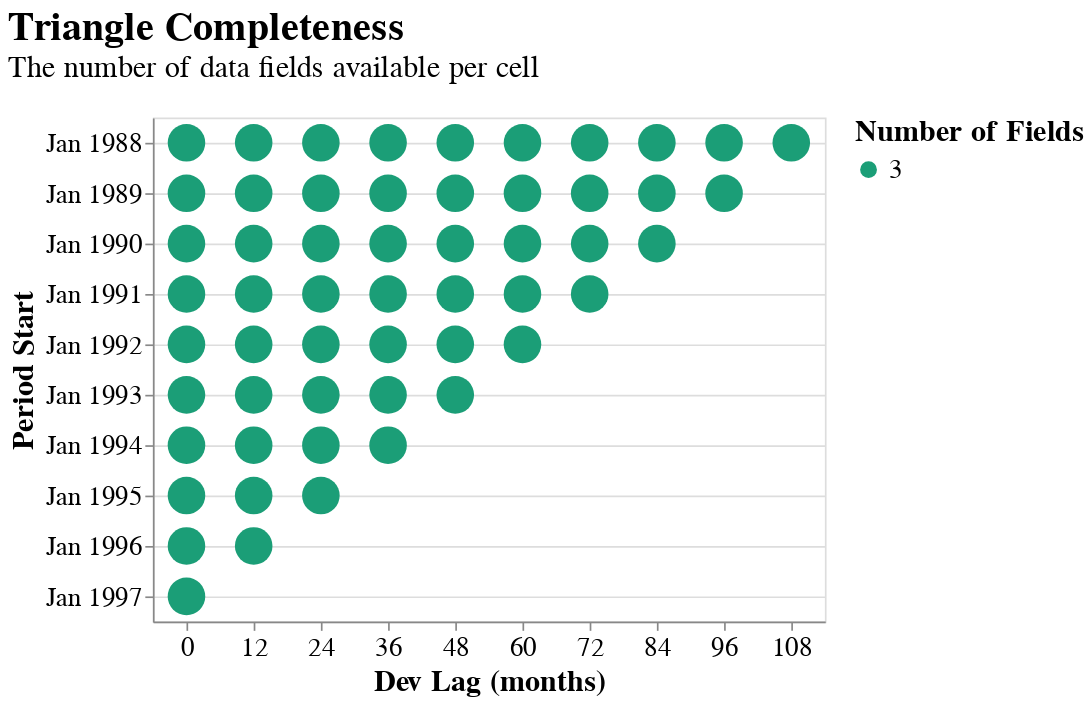

Source (notebook cell):
### Markdown cell above
### Clipping

### Code cell
dev_tri = meyers.clip(max_eval=date(1997, 12, 31))
dev_tri.plot_data_completeness()

### Figure 1 — Vega-Lite specification as saved in the notebook (floating-point values rounded to 4 significant figures)
{"autosize": {"contains": "content", "resize": true}, "config": {"style": {"group-title": {"fontSize": 24}, "group-subtitle": {"fontSize": 18}, "guide-label": {"fontSize": 16, "font": "sans-serif"}, "guide-title": {"fontSize": 18, "font": "sans-serif"}}, "mark": {"color": "#1f8fff"}, "title": {"anchor": "start", "offset": 20}, "legend": {"orient": "right", "titleAnchor": "start", "layout": {"direction": "vertical"}, "labelFontSize": 16.0, "titleFontSize": 18.0}, "axis": {"labelFontSize": 16.0, "titleFontSize": 18.0}}, "data": {"values": [{"period_start": "1988-01-01T00:00:00", "period_end": "1988-12-31T00:00:00", "evaluation_date": "1988-12-31T00:00:00", "dev_lag": 0.0, "Number of Fields": 3, "Fields": "Paid Loss ($952,000), Reported Loss ($1,722,000), Earned Premium ($5,812,000)"}, {"period_start": "1988-01-01T00:00:00", "period_end": "1988-12-31T00:00:00", "evaluation_date": "1989-12-31T00:00:00", "dev_lag": 12.0, "Number of Fields": 3, "Fields": "Paid Loss ($1,529,000), Reported Loss ($3,830,000), Earned Premium ($5,812,000)"}, {"period_start": "1988-01-01T00:00:00", "period_end": "1988-12-31T00:00:00", "evaluation_date": "1990-12-31T00:00:00", "dev_lag": 24.0, "Number of Fields": 3, "Fields": "Paid Loss ($2,813,000), Reported Loss ($3,603,000), Earned Premium ($5,812,000)"}, {"period_start": "1988-01-01T00:00:00", "period_end": "1988-12-31T00:00:00", "evaluation_date": "1991-12-31T00:00:00", "dev_lag": 36.0, "Number of Fields": 3, "Fields": "Paid Loss ($3,647,000), Reported Loss ($3,835,000), Earned Premium ($5,812,000)"}, {"period_start": "1988-01-01T00:00:00", "period_end": "1988-12-31T00:00:00", "evaluation_date": "1992-12-31T00:00:00", "dev_lag": 48.0, "Number of Fields": 3, "Fields": "Paid Loss ($3,724,000), Reported Loss ($3,873,000), Earned Premium ($5,812,000)"}, {"period_start": "1988-01-01T00:00:00", "period_end": "1988-12-31T00:00:00", "evaluation_date": "1993-12-31T00:00:00", "dev_lag": 60.0, "Number of Fields": 3, "Fields": "Paid Loss ($3,832,000), Reported Loss ($3,895,000), Earned Premium ($5,812,000)"}, {"period_start": "1988-01-01T00:00:00", "period_end": "1988-12-31T00:00:00", "evaluation_date": "1994-12-31T00:00:00", "dev_lag": 72.0, "Number of Fields": 3, "Fields": "Paid Loss ($3,899,000), Reported Loss ($3,918,000), Earned Premium ($5,812,000)"}, {"period_start": "1988-01-01T00:00:00", "period_end": "1988-12-31T00:00:00", "evaluation_date": "1995-12-31T00:00:00", "dev_lag": 84.0, "Number of Fields": 3, "Fields": "Paid Loss ($3,907,000), Reported Loss ($3,918,000), Earned Premium ($5,812,000)"}, {"period_start": "1988-01-01T00:00:00", "period_end": "1988-12-31T00:00:00", "evaluation_date": "1996-12-31T00:00:00", "dev_lag": 96.0, "Number of Fields": 3, "Fields": "Paid Loss ($3,911,000), Reported Loss ($3,917,000), Earned Premium ($5,812,000)"}, {"period_start": "1988-01-01T00:00:00", "period_end": "1988-12-31T00:00:00", "evaluation_date": "1997-12-31T00:00:00", "dev_lag": 108.0, "Number of Fields": 3, "Fields": "Paid Loss ($3,912,000), Reported Loss ($3,917,000), Earned Premium ($5,812,000)"}, {"period_start": "1989-01-01T00:00:00", "period_end": "1989-12-31T00:00:00", "evaluation_date": "1989-12-31T00:00:00", "dev_lag": 0.0, "Number of Fields": 3, "Fields": "Paid Loss ($849,000), Reported Loss ($1,581,000), Earned Premium ($4,908,000)"}, {"period_start": "1989-01-01T00:00:00", "period_end": "1989-12-31T00:00:00", "evaluation_date": "1990-12-31T00:00:00", "dev_lag": 12.0, "Number of Fields": 3, "Fields": "Paid Loss ($1,564,000), Reported Loss ($2,192,000), Earned Premium ($4,908,000)"}, {"period_start": "1989-01-01T00:00:00", "period_end": "1989-12-31T00:00:00", "evaluation_date": "1991-12-31T00:00:00", "dev_lag": 24.0, "Number of Fields": 3, "Fields": "Paid Loss ($2,202,000), Reported Loss ($2,528,000), Earned Premium ($4,908,000)"}, {"period_start": "1989-01-01T00:00:00", "period_end": "1989-12-31T00:00:00", "evaluation_date": "1992-12-31T00:00:00", "dev_lag": 36.0, "Number of Fields": 3, "Fields": "Paid Loss ($2,432,000), Reported Loss ($2,533,000), Earned Premium ($4,908,000)"}, {"period_start": "1989-01-01T00:00:00", "period_end": "1989-12-31T00:00:00", "evaluation_date": "1993-12-31T00:00:00", "dev_lag": 48.0, "Number of Fields": 3, "Fields": "Paid Loss ($2,468,000), Reported Loss ($2,528,000), Earned Premium ($4,908,000)"}, {"period_start": "1989-01-01T00:00:00", "period_end": "1989-12-31T00:00:00", "evaluation_date": "1994-12-31T00:00:00", "dev_lag": 60.0, "Number of Fields": 3, "Fields": "Paid Loss ($2,487,000), Reported Loss ($2,530,000), Earned Premium ($4,908,000)"}, {"period_start": "1989-01-01T00:00:00", "period_end": "1989-12-31T00:00:00", "evaluation_date": "1995-12-31T00:00:00", "dev_lag": 72.0, "Number of Fields": 3, "Fields": "Paid Loss ($2,513,000), Reported Loss ($2,534,000), Earned Premium ($4,908,000)"}, {"period_start": "1989-01-01T00:00:00", "period_end": "1989-12-31T00:00:00", "evaluation_date": "1996-12-31T00:00:00", "dev_lag": 84.0, "Number of Fields": 3, "Fields": "Paid Loss ($2,526,000), Reported Loss ($2,541,000), Earned Premium ($4,908,000)"}, {"period_start": "1989-01-01T00:00:00", "period_end": "1989-12-31T00:00:00", "evaluation_date": "1997-12-31T00:00:00", "dev_lag": 96.0, "Number of Fields": 3, "Fields": "Paid Loss ($2,531,000), Reported Loss ($2,538,000), Earned Premium ($4,908,000)"}, {"period_start": "1990-01-01T00:00:00", "period_end": "1990-12-31T00:00:00", "evaluation_date": "1990-12-31T00:00:00", "dev_lag": 0.0, "Number of Fields": 3, "Fields": "Paid Loss ($983,000), Reported Loss ($1,834,000), Earned Premium ($5,454,000)"}, {"period_start": "1990-01-01T00:00:00", "period_end": "1990-12-31T00:00:00", "evaluation_date": "1991-12-31T00:00:00", "dev_lag": 12.0, "Number of Fields": 3, "Fields": "Paid Loss ($2,211,000), Reported Loss ($3,009,000), Earned Premium ($5,454,000)"}, {"period_start": "1990-01-01T00:00:00", "period_end": "1990-12-31T00:00:00", "evaluation_date": "1992-12-31T00:00:00", "dev_lag": 24.0, "Number of Fields": 3, "Fields": "Paid Loss ($2,830,000), Reported Loss ($3,488,000), Earned Premium ($5,454,000)"}, {"period_start": "1990-01-01T00:00:00", "period_end": "1990-12-31T00:00:00", "evaluation_date": "1993-12-31T00:00:00", "dev_lag": 36.0, "Number of Fields": 3, "Fields": "Paid Loss ($3,832,000), Reported Loss ($4,000,000), Earned Premium ($5,454,000)"}, {"period_start": "1990-01-01T00:00:00", "period_end": "1990-12-31T00:00:00", "evaluation_date": "1994-12-31T00:00:00", "dev_lag": 48.0, "Number of Fields": 3, "Fields": "Paid Loss ($4,039,000), Reported Loss ($4,105,000), Earned Premium ($5,454,000)"}, {"period_start": "1990-01-01T00:00:00", "period_end": "1990-12-31T00:00:00", "evaluation_date": "1995-12-31T00:00:00", "dev_lag": 60.0, "Number of Fields": 3, "Fields": "Paid Loss ($4,065,000), Reported Loss ($4,087,000), Earned Premium ($5,454,000)"}, {"period_start": "1990-01-01T00:00:00", "period_end": "1990-12-31T00:00:00", "evaluation_date": "1996-12-31T00:00:00", "dev_lag": 72.0, "Number of Fields": 3, "Fields": "Paid Loss ($4,102,000), Reported Loss ($4,112,000), Earned Premium ($5,454,000)"}, {"period_start": "1990-01-01T00:00:00", "period_end": "1990-12-31T00:00:00", "evaluation_date": "1997-12-31T00:00:00", "dev_lag": 84.0, "Number of Fields": 3, "Fields": "Paid Loss ($4,155,000), Reported Loss ($4,170,000), Earned Premium ($5,454,000)"}, {"period_start": "1991-01-01T00:00:00", "period_end": "1991-12-31T00:00:00", "evaluation_date": "1991-12-31T00:00:00", "dev_lag": 0.0, "Number of Fields": 3, "Fields": "Paid Loss ($1,657,000), Reported Loss ($2,305,000), Earned Premium ($5,165,000)"}, {"period_start": "1991-01-01T00:00:00", "period_end": "1991-12-31T00:00:00", "evaluation_date": "1992-12-31T00:00:00", "dev_lag": 12.0, "Number of Fields": 3, "Fields": "Paid Loss ($2,685,000), Reported Loss ($3,473,000), Earned Premium ($5,165,000)"}, {"period_start": "1991-01-01T00:00:00", "period_end": "1991-12-31T00:00:00", "evaluation_date": "1993-12-31T00:00:00", "dev_lag": 24.0, "Number of Fields": 3, "Fields": "Paid Loss ($3,169,000), Reported Loss ($3,713,000), Earned Premium ($5,165,000)"}, {"period_start": "1991-01-01T00:00:00", "period_end": "1991-12-31T00:00:00", "evaluation_date": "1994-12-31T00:00:00", "dev_lag": 36.0, "Number of Fields": 3, "Fields": "Paid Loss ($3,600,000), Reported Loss ($4,018,000), Earned Premium ($5,165,000)"}, {"period_start": "1991-01-01T00:00:00", "period_end": "1991-12-31T00:00:00", "evaluation_date": "1995-12-31T00:00:00", "dev_lag": 48.0, "Number of Fields": 3, "Fields": "Paid Loss ($3,900,000), Reported Loss ($4,295,000), Earned Premium ($5,165,000)"}, {"period_start": "1991-01-01T00:00:00", "period_end": "1991-12-31T00:00:00", "evaluation_date": "1996-12-31T00:00:00", "dev_lag": 60.0, "Number of Fields": 3, "Fields": "Paid Loss ($4,320,000), Reported Loss ($4,334,000), Earned Premium ($5,165,000)"}, {"period_start": "1991-01-01T00:00:00", "period_end": "1991-12-31T00:00:00", "evaluation_date": "1997-12-31T00:00:00", "dev_lag": 72.0, "Number of Fields": 3, "Fields": "Paid Loss ($4,332,000), Reported Loss ($4,343,000), Earned Premium ($5,165,000)"}, {"period_start": "1992-01-01T00:00:00", "period_end": "1992-12-31T00:00:00", "evaluation_date": "1992-12-31T00:00:00", "dev_lag": 0.0, "Number of Fields": 3, "Fields": "Paid Loss ($932,000), Reported Loss ($1,832,000), Earned Premium ($5,214,000)"}, {"period_start": "1992-01-01T00:00:00", "period_end": "1992-12-31T00:00:00", "evaluation_date": "1993-12-31T00:00:00", "dev_lag": 12.0, "Number of Fields": 3, "Fields": "Paid Loss ($1,940,000), Reported Loss ($2,625,000), Earned Premium ($5,214,000)"}, {"period_start": "1992-01-01T00:00:00", "period_end": "1992-12-31T00:00:00", "evaluation_date": "1994-12-31T00:00:00", "dev_lag": 24.0, "Number of Fields": 3, "Fields": "Paid Loss ($2,626,000), Reported Loss ($3,086,000), Earned Premium ($5,214,000)"}, {"period_start": "1992-01-01T00:00:00", "period_end": "1992-12-31T00:00:00", "evaluation_date": "1995-12-31T00:00:00", "dev_lag": 36.0, "Number of Fields": 3, "Fields": "Paid Loss ($3,332,000), Reported Loss ($3,493,000), Earned Premium ($5,214,000)"}, {"period_start": "1992-01-01T00:00:00", "period_end": "1992-12-31T00:00:00", "evaluation_date": "1996-12-31T00:00:00", "dev_lag": 48.0, "Number of Fields": 3, "Fields": "Paid Loss ($3,368,000), Reported Loss ($3,521,000), Earned Premium ($5,214,000)"}, {"period_start": "1992-01-01T00:00:00", "period_end": "1992-12-31T00:00:00", "evaluation_date": "1997-12-31T00:00:00", "dev_lag": 60.0, "Number of Fields": 3, "Fields": "Paid Loss ($3,491,000), Reported Loss ($3,563,000), Earned Premium ($5,214,000)"}, {"period_start": "1993-01-01T00:00:00", "period_end": "1993-12-31T00:00:00", "evaluation_date": "1993-12-31T00:00:00", "dev_lag": 0.0, "Number of Fields": 3, "Fields": "Paid Loss ($1,162,000), Reported Loss ($2,289,000), Earned Premium ($5,230,000)"}, {"period_start": "1993-01-01T00:00:00", "period_end": "1993-12-31T00:00:00", "evaluation_date": "1994-12-31T00:00:00", "dev_lag": 12.0, "Number of Fields": 3, "Fields": "Paid Loss ($2,402,000), Reported Loss ($3,160,000), Earned Premium ($5,230,000)"}, {"period_start": "1993-01-01T00:00:00", "period_end": "1993-12-31T00:00:00", "evaluation_date": "1995-12-31T00:00:00", "dev_lag": 24.0, "Number of Fields": 3, "Fields": "Paid Loss ($2,799,000), Reported Loss ($3,154,000), Earned Premium ($5,230,000)"}, {"period_start": "1993-01-01T00:00:00", "period_end": "1993-12-31T00:00:00", "evaluation_date": "1996-12-31T00:00:00", "dev_lag": 36.0, "Number of Fields": 3, "Fields": "Paid Loss ($2,996,000), Reported Loss ($3,204,000), Earned Premium ($5,230,000)"}, {"period_start": "1993-01-01T00:00:00", "period_end": "1993-12-31T00:00:00", "evaluation_date": "1997-12-31T00:00:00", "dev_lag": 48.0, "Number of Fields": 3, "Fields": "Paid Loss ($3,034,000), Reported Loss ($3,190,000), Earned Premium ($5,230,000)"}, {"period_start": "1994-01-01T00:00:00", "period_end": "1994-12-31T00:00:00", "evaluation_date": "1994-12-31T00:00:00", "dev_lag": 0.0, "Number of Fields": 3, "Fields": "Paid Loss ($1,478,000), Reported Loss ($2,881,000), Earned Premium ($4,992,000)"}, {"period_start": "1994-01-01T00:00:00", "period_end": "1994-12-31T00:00:00", "evaluation_date": "1995-12-31T00:00:00", "dev_lag": 12.0, "Number of Fields": 3, "Fields": "Paid Loss ($2,980,000), Reported Loss ($4,254,000), Earned Premium ($4,992,000)"}, {"period_start": "1994-01-01T00:00:00", "period_end": "1994-12-31T00:00:00", "evaluation_date": "1996-12-31T00:00:00", "dev_lag": 24.0, "Number of Fields": 3, "Fields": "Paid Loss ($3,945,000), Reported Loss ($4,841,000), Earned Premium ($4,992,000)"}, {"period_start": "1994-01-01T00:00:00", "period_end": "1994-12-31T00:00:00", "evaluation_date": "1997-12-31T00:00:00", "dev_lag": 36.0, "Number of Fields": 3, "Fields": "Paid Loss ($4,714,000), Reported Loss ($5,176,000), Earned Premium ($4,992,000)"}, {"period_start": "1995-01-01T00:00:00", "period_end": "1995-12-31T00:00:00", "evaluation_date": "1995-12-31T00:00:00", "dev_lag": 0.0, "Number of Fields": 3, "Fields": "Paid Loss ($1,240,000), Reported Loss ($2,849,000), Earned Premium ($5,466,000)"}, {"period_start": "1995-01-01T00:00:00", "period_end": "1995-12-31T00:00:00", "evaluation_date": "1996-12-31T00:00:00", "dev_lag": 12.0, "Number of Fields": 3, "Fields": "Paid Loss ($2,080,000), Reported Loss ($2,956,000), Earned Premium ($5,466,000)"}, {"period_start": "1995-01-01T00:00:00", "period_end": "1995-12-31T00:00:00", "evaluation_date": "1997-12-31T00:00:00", "dev_lag": 24.0, "Number of Fields": 3, "Fields": "Paid Loss ($2,607,000), Reported Loss ($3,382,000), Earned Premium ($5,466,000)"}, {"period_start": "1996-01-01T00:00:00", "period_end": "1996-12-31T00:00:00", "evaluation_date": "1996-12-31T00:00:00", "dev_lag": 0.0, "Number of Fields": 3, "Fields": "Paid Loss ($1,326,000), Reported Loss ($2,541,000), Earned Premium ($5,226,000)"}, {"period_start": "1996-01-01T00:00:00", "period_end": "1996-12-31T00:00:00", "evaluation_date": "1997-12-31T00:00:00", "dev_lag": 12.0, "Number of Fields": 3, "Fields": "Paid Loss ($2,412,000), Reported Loss ($3,307,000), Earned Premium ($5,226,000)"}, {"period_start": "1997-01-01T00:00:00", "period_end": "1997-12-31T00:00:00", "evaluation_date": "1997-12-31T00:00:00", "dev_lag": 0.0, "Number of Fields": 3, "Fields": "Paid Loss ($1,413,000), Reported Loss ($2,203,000), Earned Premium ($4,962,000)"}]}, "mark": {"type": "circle", "opacity": 1, "size": 500.0}, "encoding": {"color": {"condition": {"param": "param_13", "field": "Number of Fields", "scale": {"scheme": "dark2"}, "type": "nominal"}, "value": "lightgray"}, "tooltip": [{"field": "period_start", "title": "Period Start", "type": "temporal"}, {"field": "period_end", "title": "Period End", "type": "temporal"}, {"field": "evaluation_date", "title": "Evaluation Date", "type": "temporal"}, {"field": "dev_lag", "title": "Dev Lag (months)", "type": "nominal"}, {"field": "Fields", "type": "nominal"}], "x": {"axis": {"labelAngle": 0}, "field": "dev_lag", "scale": {"zero": true}, "title": "Dev Lag (months)", "type": "nominal"}, "y": {"field": "period_start", "scale": {"padding": 15, "reverse": true}, "timeUnit": "yearmonth", "title": "Period Start", "type": "temporal"}}, "height": 300, "params": [{"name": "param_13", "select": {"type": "point"}}, {"name": "param_14", "select": {"type": "interval", "encodings": ["x", "y"]}, "bind": "scales"}], "title": {"text": "Triangle Completeness", "subtitle": "The number of data fields available per cell"}, "width": 400, "$schema": "https://vega.github.io/schema/vega-lite/v5.20.1.json"}
